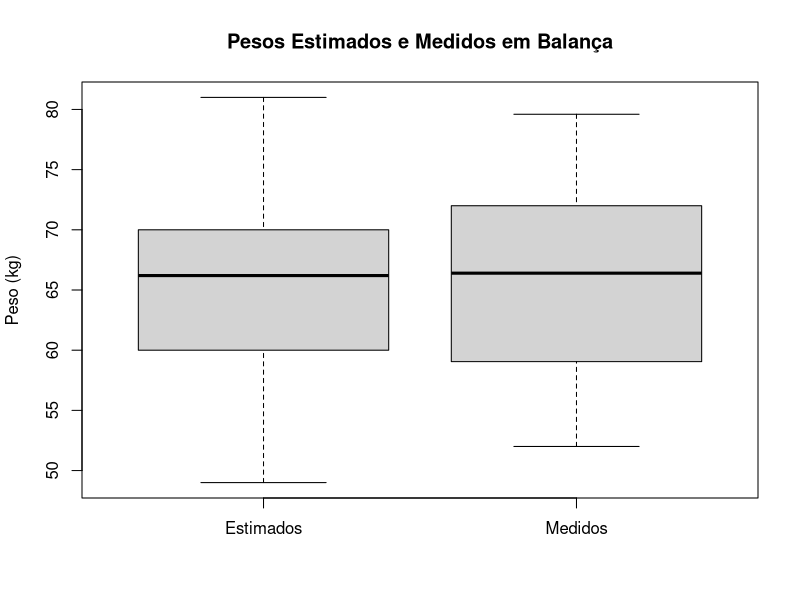
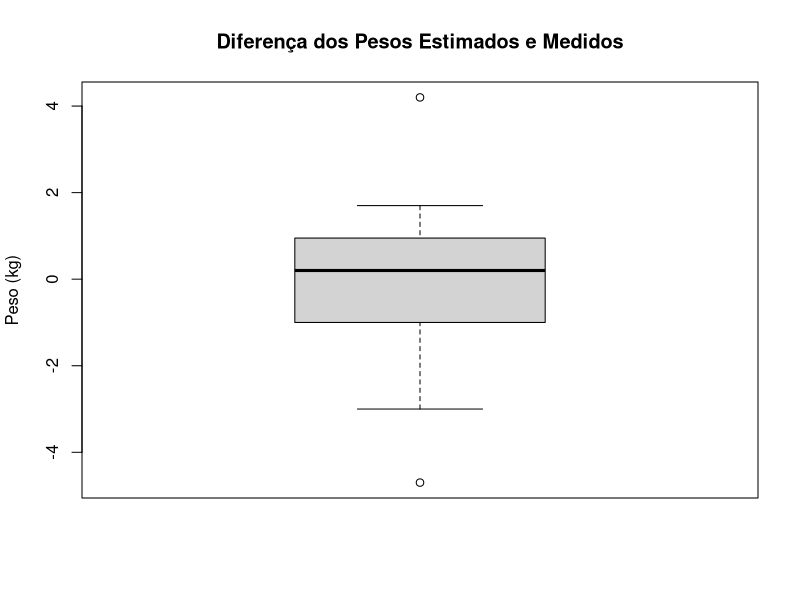

Write the R code that produced these figures, in order. (Note: this script raises an error after producing the figures.)
###########################################
#          ESTUDO DE CASO 3               #
#                                         #
#Equipe: Gustavo Vieira Costa             #
#        Marcus Vinícius do Carmo Bastos  #
#        Rafael Carneiro de Castro        #
#        Thaís Matos Acácio               #
###########################################

#Ler dados de entrada
dados <- read.table("dados.csv", header=TRUE, sep=",");
aggdata <- aggregate(dados$Peso~dados$Fonte,data=dados,FUN=mean);
summary(aggdata);

#Separando
estimados <- c(0);
ei <- 1;
medidos <- c(0);
mi <- 1;
for (i in seq(1:22)) {
  if (dados$Fonte[i] == 'Estimado') {
    estimados[ei] <- dados$Peso[i];
    ei <- ei + 1;
  } else {
    medidos[mi] <- dados$Peso[i];
    mi <- mi + 1;
  }
}

#Boxplot Pesos Estimados e Medidos em Balança
boxplot(estimados, medidos, ylab="Peso (kg)",
        names=c("Estimados","Medidos"), col = "lightgray",
        main="Pesos Estimados e Medidos em Balança");

#Boxplot Diferença dos Pesos Estimados e Medidos
diffPesos <- estimados - medidos;
boxplot(diffPesos, ylab="Peso (kg)",
        names=c("Diferença"), col = "lightgray",
        main="Diferença dos Pesos Estimados e Medidos");

t.test(dados$Peso~dados$Fonte, paired=T, data=aggdata);